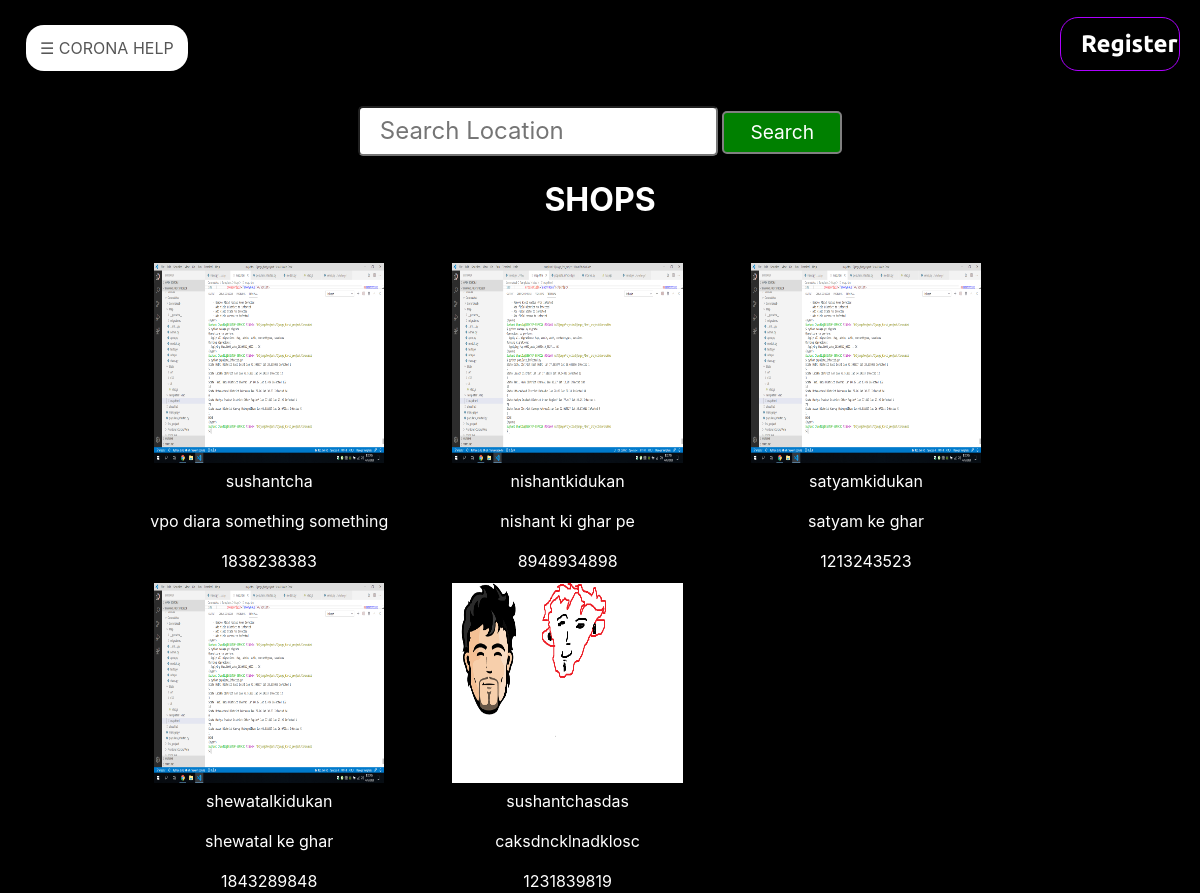
The app's page /shop/ with its own data.
### Shop/models.py (models this page shows, shortened)
class ShopRegistration(models.Model):
    user = models.OneToOneField(User, on_delete=models.CASCADE)
    address = models.CharField(max_length=256,blank=False)
    shop_pic = models.ImageField(upload_to='shopimage',blank=False)
    phone_number=models.CharField(max_length=10)

### Shop/views.py (the view)
# urls.py: path('shop/',views.shop,name='shop'),
def shop(request):
    if request.method == 'POST':
        if request.POST.get("q")!=None:
            data=ShopRegistration.objects.filter(address__contains=request.POST.get("q"))
            return render(request,'Shop/shop.html',{'shops':data,'orderplaced':False})
        usernameg=request.POST.get('username')
        order_detailsg=request.POST.get('order')
        phone_numberg=request.POST.get('userContact')
        addressg=request.POST.get('userAddress')
        shopnumber=request.POST.get('shopnumber')
        print(order_detailsg)
        if len(ShopRegistration.objects.all().filter(phone_number=shopnumber))==1:
            orders.objects.get_or_create(shop=ShopRegistration.objects.all().get(phone_number=shopnumber),
            username=usernameg ,  order_details=order_detailsg , address=addressg , phone_number=phone_numberg)
            data=ShopRegistration.objects.all()
            return render(request,'Shop/shop.html',{'shops':data,'orderplaced':True})
    else:
        data=ShopRegistration.objects.all()
        return render(request,'Shop/shop.html',{'shops':data,'orderplaced':False})

### Shop/context_processors.py (called while the page is built)
def checkforshopkeper(request):
    shopkeper=False
    if request.user.is_authenticated:
        if len(ShopRegistration.objects.filter(user=request.user))==1:
            shopkeper=True
    return {'shopkeper':shopkeper}

### Templates/Shop/shop.html (shortened to what this page needs)
{% extends 'base.html' %}
{% load static %}
{% block head_block %}
<link rel="stylesheet"  href="https://cdnjs.cloudflare.com/ajax/libs/fullPage.js/3.0.8/fullpage.min.css">
<link rel="stylesheet" type="text/css" href="{% static 'CSS/shop.css' %}">
 {% endblock  %}
 {% block body_block %}
	<div id="fullpage">
			<div class="section sections firstSection">
                <div class="searchLocationDiv">
					<form class="orderForm" method="POST"  action="{% url 'shop:shop' %}">
                	<input type="text" class="searchLocation" id = "searchLocation" name="q" placeholder="Search Location">
					<button type="submit" class="orderSubmitButton" style="max-width:10%;" id="orderSubmitButton">Search</button>
					</form>
                </div>
                <div class="shopImageContainerDiv">
                	<div class="shopImageHeader">
                		<b>SHOPS</b>
                	</div>
					{% if shops %}
					{% for s in shops %}
                	<div class="imageContainers"
					{% if user.is_authenticated %}
					onclick="order({{ s.phone_number }})"
					{% else %}
					onclick='showtoast()'
					{% endif %}
					>
                			<input type="image" class="shopImages" id="imageShop1" src="{{ s.shop_pic.url }}" >
                		<div class="shopNames" id = "shopName1">
                			<p>{{ s.user.username }}</p>
                		</div>
                		<div class="shopAddress" id="shopaddress1">
                			<p>{{ s.address }}</p>
                		</div>
                		<div class="contactNumber" id="contactNumber1">
                			{{ s.phone_number }}
                		</div>
                	</div>
					{% endfor %}
					{% endif  %}
                </div>
			</div>
		</div>
 {% endblock  %}

### Static/CSS/shop.css (style rules this page uses)
body { background-color : black !important; color: white; }
.imageContainers { cursor: pointer; margin: 10px; }
.orderForm { width: 100%; height: 90%; }
.orderSubmitButton { margin-top: 2%; width: 30%; height: auto; padding: 5px; color: white; font-size: 120%; background-color: green; border: solid grey 2px; border-radius: 5px; }
.searchLocationDiv { width: 100%; text-align: center; }
.searchLocation { background-color: white; width: 30%; font-size: 150%; border-radius: 5px; margin: 0 auto !important; padding: 5px; padding-left: 20px !important; }
.shopImageContainerDiv { text-align: center; width: 80%; margin: 0 auto !important; }
.shopImageHeader { padding: 10px; text-align: center; font-size: 200%; margin-top: 10px; }
.imageContainers { width: 29%; padding:2%; height: 300px; float: left; }
.shopImages { width:96%; height: 200px !important; }

### records on screen
ShopRegistration: user.username "sushantcha", address "vpo diara something something", phone_number "1838238383"
ShopRegistration: user.username "nishantkidukan", phone_number "8948934898"
ShopRegistration: user.username "satyamkidukan", address "satyam ke ghar", phone_number "1213243523"
ShopRegistration: user.username "shewatalkidukan", address "shewatal ke ghar", phone_number "1843289848"
ShopRegistration: user.username "sushantchasdas", address "caksdncklnadklosc", phone_number "1231839819"
